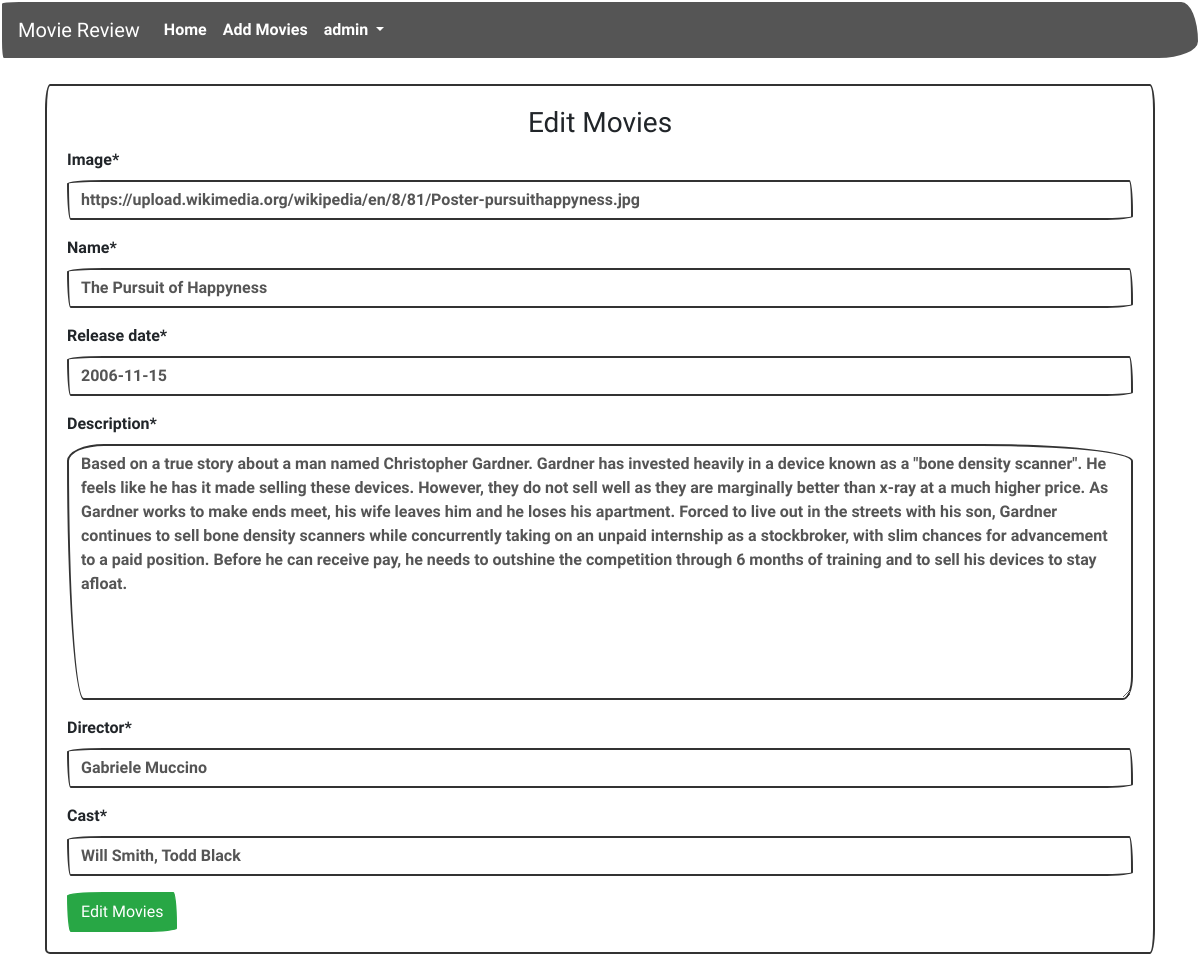
Screenshot of /editmovies/4/ (signed in) with the database file from the repository.
### review/models.py (models this page shows, shortened)
class Movie(models.Model):
    name = models.CharField(max_length = 300)
    director = models.CharField(max_length=300)
    cast = models.CharField(max_length=500)
    description = models.TextField(max_length = 800)
    release_date = models.DateField()
    averageRating = models.FloatField(default = 0)
    image = models.URLField(default = None, null=True)

### review/views.py (the view)
# urls.py: path('editmovies/<int:id>/', views.edit_movies ,name="edit_movies"),
def edit_movies(request,id):
    if request.user.is_authenticated:
        if request.user.is_superuser:
            movie = Movie.objects.get(id=id)
            if request.method == "POST":
                form = MovieForm(request.POST or None, instance = movie)
                if form.is_valid():
                    data = form.save(commit=False)
                    data.save()
                    return redirect("review:detail", id)
            else:
                form = MovieForm(instance = movie)
            return render(request,'review/addmovies.html',{'form':form, "controller":"Edit Movies"})
        else:
            return redirect("review:home")
    return redirect("accounts:login")

### review/forms.py
class MovieForm(forms.ModelForm):
    class Meta:
        model = Movie
        fields = {'name', 'director', 'cast','description','release_date','image'}

### review/templates/review/addmovies.html (shortened to what this page needs)
{% extends 'review/base.html' %}
{% load crispy_forms_tags %}
{% block content %}
<div class="container">
    <br>
    <div class="card">
        <div class="card-body">
            <h3 class="text-center">{{ controller }}</h3>
            <form action="" method="POST">
                {{ form | crispy }}
                <input type="submit" value="{{controller}}" class="btn btn-success">
            </form>
        </div>
    </div>
</div>
{% endblock %}

### review/templates/review/base.html (shortened to what this page needs)
<!doctype html>
<html lang="en">
  <head>
    <link rel="stylesheet" href="https://stackpath.bootstrapcdn.com/bootstrap/4.5.0/css/bootstrap.min.css">
    <link rel="stylesheet" href="https://bootswatch.com/4/sketchy/bootstrap.min.css">
    {% load staticfiles %}
    <link rel="stylesheet" href='{% static "css/main.css" %}'>
  </head>
  <body>
    <nav class="navbar navbar-expand-lg navbar-dark bg-dark text-white ">
        <a class="navbar-brand" href='{% url "review:home" %}'>Movie Review</a>
        <div class="collapse navbar-collapse" id="navbarSupportedContent">
          <ul class="navbar-nav mr-auto">
            <li class="nav-item active">
              <a class="nav-link" href='{% url "review:home" %}'>Home <span class="sr-only">(current)</span></a>
            </li>
            <li class="nav-item">
              <a class="nav-link" href='{% url "review:add_movies" %}'>Add Movies</a>
            </li>
            {% if user.is_authenticated %}
            <li class="nav-item dropdown">
              <a class="nav-link dropdown-toggle" href="#" id="navbarDropdown" role="button" data-toggle="dropdown" aria-haspopup="true" aria-expanded="false">
                {{user.username}}
              </a>
            </li>
            {% endif %}
          </ul>
        </div>
      </nav>
    {% block content %}
    {% endblock %}
  </body>
</html>

### rows the page displays
Movie: image "https://upload.wikimedia.org/wikipedia/en/8/81/Poster-pursuithappyness.jpg", name "The Pursuit of Happyness", release_date "2006-11-15", description "Based on a true story about a man named Christopher Gardner. Gardner has invested heavily in a device known as a \"bone density scanner\". He feels like he has it made selling these devices. However, they do not sell well as they are marginally better than x-ray at a much higher price. As Gardner works to make ends meet, his wife leaves him and he loses his apartment. Forced to live out in the streets with his son, Gardner continues to sell bone density scanners while concurrently taking on an unpaid internship as a stockbroker, with slim chances for advancement to a paid position. Before he can receive pay, he needs to outshine the competition through 6 months of training and to sell his…", director "Gabriele Muccino", cast "Will Smith, Todd Black"

### other values shown
{{ user.username }} "admin"
{{ controller }} "Edit Movies"
